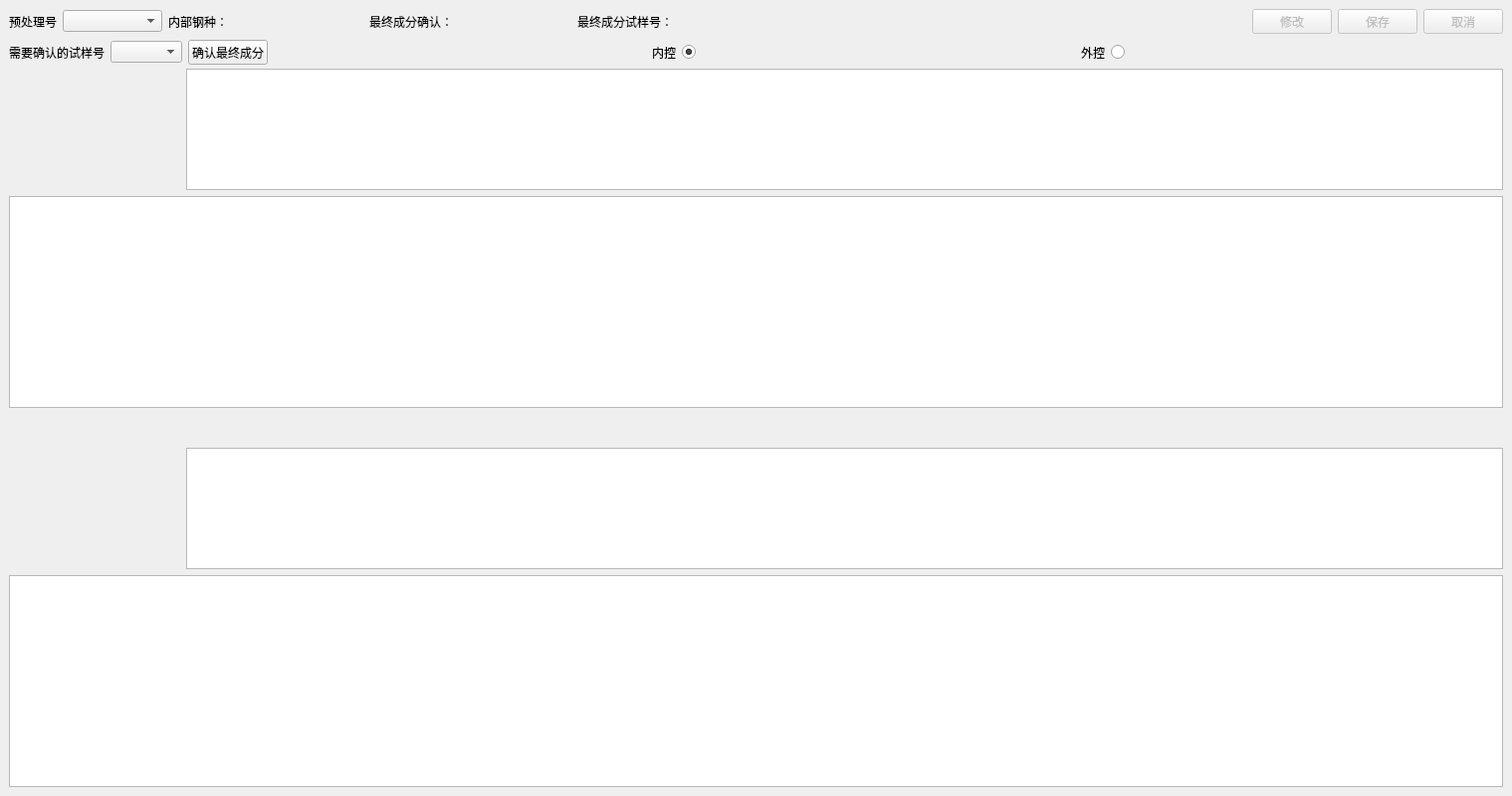
        <widget class="QWidget" name="elePage">
         <widget class="QWidget" name="layoutWidget">
          <property name="geometry">
           <rect>
            <x>9</x>
            <y>9</y>
            <width>1501</width>
            <height>25</height>
           </rect>
          </property>
          <layout class="QHBoxLayout" name="horizontalLayout_4">
           <item>
            <widget class="QLabel" name="label_14">
             <property name="text">
              <string>预处理号</string>
             </property>
            </widget>
           </item>
           <item>
            <widget class="QComboBox" name="eleHmNoComboBox">
             <property name="minimumSize">
              <size>
               <width>100</width>
               <height>0</height>
              </size>
             </property>
            </widget>
           </item>
           <item>
            <widget class="QLabel" name="label_25">
             <property name="text">
              <string>内部钢种：</string>
             </property>
            </widget>
           </item>
           <item>
            <widget class="QLabel" name="stNoLabel">
             <property name="minimumSize">
              <size>
               <width>130</width>
               <height>0</height>
              </size>
             </property>
             <property name="text">
              <string/>
             </property>
            </widget>
           </item>
           <item>
            <widget class="QLabel" name="label_32">
             <property name="text">
              <string>最终成分确认：</string>
             </property>
            </widget>
           </item>
           <item>
            <widget class="QLabel" name="confirmEleLabel">
             <property name="minimumSize">
              <size>
               <width>100</width>
               <height>0</height>
              </size>
             </property>
             <property name="text">
              <string/>
             </property>
            </widget>
           </item>
           <item>
            <widget class="QLabel" name="label_33">
             <property name="text">
              <string/>
             </property>
            </widget>
           </item>
           <item>
            <widget class="QLabel" name="finalEleSampleIdLabel">
             <property name="text">
              <string>最终成分试样号：</string>
             </property>
            </widget>
           </item>
           <item>
            <widget class="QLabel" name="confirmSampleIdLabel">
             <property name="minimumSize">
              <size>
               <width>100</width>
               <height>0</height>
              </size>
             </property>
             <property name="text">
              <string/>
             </property>
            </widget>
           </item>
           <item>
            <spacer name="horizontalSpacer_2">
             <property name="orientation">
              <enum>Qt::Horizontal</enum>
             </property>
             <property name="sizeHint" stdset="0">
              <size>
               <width>180</width>
               <height>20</height>
              </size>
             </property>
            </spacer>
           </item>
           <item>
            <widget class="QPushButton" name="eleEditBtn">
             <property name="enabled">
              <bool>false</bool>
             </property>
             <property name="text">
              <string>修改</string>
             </property>
            </widget>
           </item>
           <item>
            <widget class="QPushButton" name="eleConfirmBtn">
             <property name="enabled">
              <bool>false</bool>
             </property>
             <property name="text">
              <string>保存</string>
             </property>
            </widget>
           </item>
           <item>
            <widget class="QPushButton" name="eleCancelBtn">
             <property name="enabled">
              <bool>false</bool>
             </property>
             <property name="text">
              <string>取消</string>
             </property>
            </widget>
           </item>
          </layout>
         </widget>
         <widget class="QWidget" name="layoutWidget">
          <property name="geometry">
           <rect>
            <x>9</x>
            <y>40</y>
            <width>1501</width>
            <height>25</height>
           </rect>
          </property>
          <layout class="QHBoxLayout" name="horizontalLayout_5">
           <item>
            <widget class="QLabel" name="label_31">
             <property name="text">
              <string>需要确认的试样号</string>
             </property>
            </widget>
           </item>
           <item>
            <widget class="QComboBox" name="confirmSampleIdComboBox"/>
           </item>
           <item>
            <widget class="QPushButton" name="confirmEleButton">
             <property name="text">
              <string>确认最终成分</string>
             </property>
            </widget>
           </item>
           <item>
            <spacer name="horizontalSpacer_3">
             <property name="orientation">
              <enum>Qt::Horizontal</enum>
             </property>
             <property name="sizeHint" stdset="0">
              <size>
               <width>60</width>
               <height>20</height>
              </size>
             </property>
            </spacer>
           </item>
           <item>
            <widget class="QLabel" name="label_15">
             <property name="text">
              <string>内控</string>
             </property>
            </widget>
           </item>
           <item>
            <widget class="QRadioButton" name="eleInternalRadioButton">
             <property name="text">
              <string/>
             </property>
             <property name="checked">
              <bool>true</bool>
             </property>
            </widget>
           </item>
           <item>
            <spacer name="horizontalSpacer_5">
             <property name="orientation">
              <enum>Qt::Horizontal</enum>
             </property>
             <property name="sizeHint" stdset="0">
              <size>
               <width>60</width>
               <height>20</height>
              </size>
             </property>
            </spacer>
           </item>
           <item>
            <widget class="QLabel" name="label_16">
             <property name="text">
              <string>外控</string>
             </property>
            </widget>
           </item>
           <item>
            <widget class="QRadioButton" name="eleExternalRadioButton">
             <property name="text">
              <string/>
             </property>
            </widget>
           </item>
           <item>
            <spacer name="horizontalSpacer_4">
             <property name="orientation">
              <enum>Qt::Horizontal</enum>
             </property>
             <property name="sizeHint" stdset="0">
              <size>
               <width>60</width>
               <height>20</height>
              </size>
             </property>
            </spacer>
           </item>
          </layout>
         </widget>
         <widget class="QWidget" name="layoutWidget">
          <property name="geometry">
           <rect>
            <x>9</x>
            <y>69</y>
            <width>1501</width>
            <height>341</height>
           </rect>
          </property>
          <layout class="QGridLayout" name="gridLayout">
           <property name="sizeConstraint">
            <enum>QLayout::SetDefaultConstraint</enum>
           </property>
           <item row="0" column="0">
            <spacer name="horizontalSpacer_17">
             <property name="orientation">
              <enum>Qt::Horizontal</enum>
             </property>
             <property name="sizeType">
              <enum>QSizePolicy::Fixed</enum>
             </property>
             <property name="sizeHint" stdset="0">
              <size>
               <width>172</width>
               <height>20</height>
              </size>
             </property>
            </spacer>
           </item>
           <item row="0" column="1">
            <widget class="QTableView" name="eleStandard1TableView">
             <property name="minimumSize">
              <size>
               <width>0</width>
               <height>122</height>
              </size>
             </property>
             <property name="maximumSize">
              <size>
               <width>16777215</width>
               <height>122</height>
              </size>
             </property>
             <property name="editTriggers">
              <set>QAbstractItemView::NoEditTriggers</set>
             </property>
            </widget>
           </item>
           <item row="1" column="0" colspan="2">
            <widget class="QTableView" name="ele1TableView">
             <property name="maximumSize">
              <size>
               <width>16777215</width>
               <height>16777215</height>
              </size>
             </property>
             <property name="editTriggers">
              <set>QAbstractItemView::NoEditTriggers</set>
             </property>
             <attribute name="verticalHeaderVisible">
              <bool>false</bool>
             </attribute>
            </widget>
           </item>
          </layout>
         </widget>
         <widget class="QWidget" name="layoutWidget">
          <property name="geometry">
           <rect>
            <x>9</x>
            <y>450</y>
            <width>1501</width>
            <height>341</height>
           </rect>
          </property>
          <layout class="QGridLayout" name="gridLayout_2">
           <property name="sizeConstraint">
            <enum>QLayout::SetDefaultConstraint</enum>
           </property>
           <item row="0" column="0">
            <spacer name="horizontalSpacer_18">
             <property name="orientation">
              <enum>Qt::Horizontal</enum>
             </property>
             <property name="sizeType">
              <enum>QSizePolicy::Fixed</enum>
             </property>
             <property name="sizeHint" stdset="0">
              <size>
               <width>172</width>
               <height>20</height>
              </size>
             </property>
            </spacer>
           </item>
           <item row="0" column="1">
            <widget class="QTableView" name="eleStandard2TableView">
             <property name="sizePolicy">
              <sizepolicy hsizetype="Expanding" vsizetype="Fixed">
               <horstretch>0</horstretch>
               <verstretch>0</verstretch>
              </sizepolicy>
             </property>
             <property name="minimumSize">
              <size>
               <width>0</width>
               <height>122</height>
              </size>
             </property>
             <property name="maximumSize">
              <size>
               <width>16777215</width>
               <height>122</height>
              </size>
             </property>
             <property name="editTriggers">
              <set>QAbstractItemView::NoEditTriggers</set>
             </property>
            </widget>
           </item>
           <item row="1" column="0" colspan="2">
            <widget class="QTableView" name="ele2TableView">
             <property name="maximumSize">
              <size>
               <width>16777215</width>
               <height>16777215</height>
              </size>
             </property>
             <property name="editTriggers">
              <set>QAbstractItemView::NoEditTriggers</set>
             </property>
             <attribute name="verticalHeaderVisible">
              <bool>false</bool>
             </attribute>
            </widget>
           </item>
          </layout>
         </widget>
        </widget>
